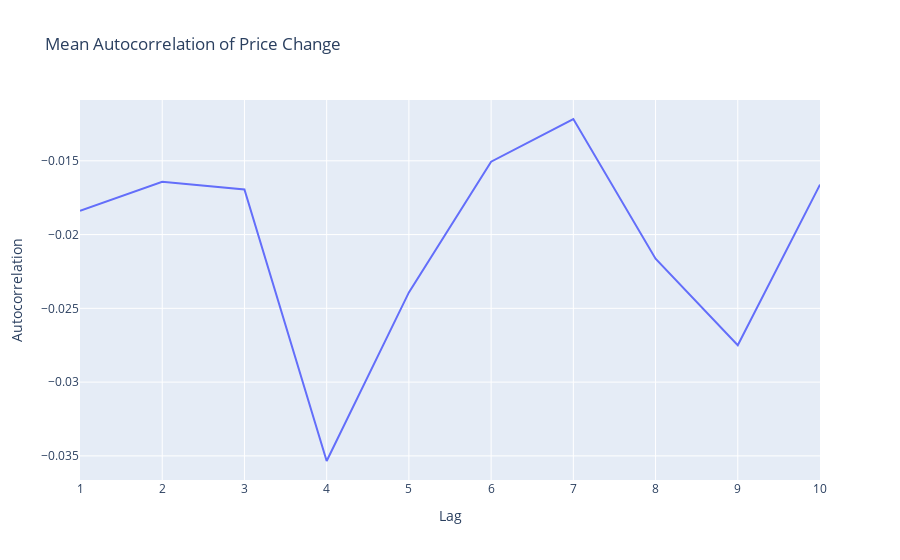

Here is the notebook cell this chart was saved with:
### Code cell
# Create a DataFrame for the autocorrelation results
autocorr_df = pd.DataFrame(autocorrelation_results, columns=['Company', 'Lag', 'Autocorrelation'])

# Calculate the mean autocorrelation for each lag across all companies
mean_autocorr_df = autocorr_df.groupby('Lag')['Autocorrelation'].mean().reset_index()

# Create a line plot using Plotly Express
fig = px.line(mean_autocorr_df, x='Lag', y='Autocorrelation', title='Mean Autocorrelation of Price Change')
fig.show()

### Figure 1 — Plotly figure (JSON) as saved in the notebook; plotly's stock layout.template omitted (floating-point values rounded to 4 significant figures)
{"data": [{"hovertemplate": "Lag=%{x}<br>Autocorrelation=%{y}<extra></extra>", "legendgroup": "", "line": {"color": "#636efa", "dash": "solid"}, "marker": {"symbol": "circle"}, "mode": "lines", "name": "", "orientation": "v", "showlegend": false, "type": "scatter", "x": [1, 2, 3, 4, 5, 6, 7, 8, 9, 10], "xaxis": "x", "y": [-0.01839, -0.01642, -0.01694, -0.03535, -0.02392, -0.01506, -0.01217, -0.02164, -0.0275, -0.01661], "yaxis": "y"}], "layout": {"legend": {"tracegroupgap": 0}, "title": {"text": "Mean Autocorrelation of Price Change"}, "xaxis": {"anchor": "y", "domain": [0, 1], "title": {"text": "Lag"}}, "yaxis": {"anchor": "x", "domain": [0, 1], "title": {"text": "Autocorrelation"}}}}
